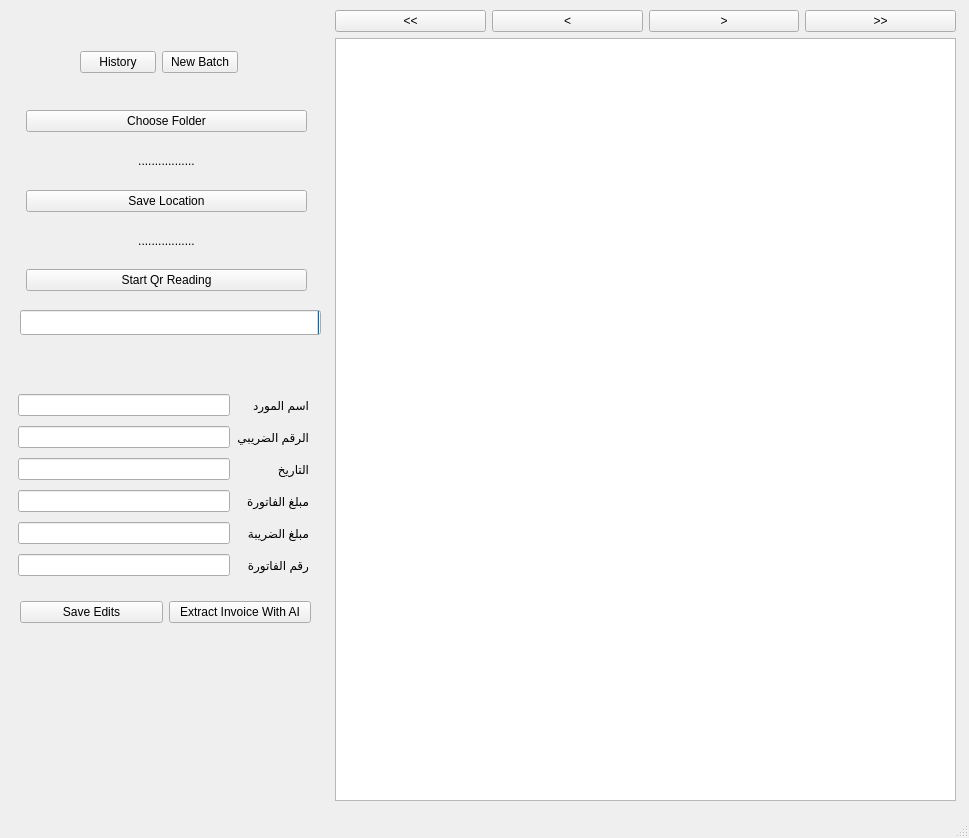
<?xml version="1.0" encoding="UTF-8"?>
<ui version="4.0">
 <class>MainWindow</class>
 <widget class="QMainWindow" name="MainWindow">
  <property name="geometry">
   <rect>
    <x>0</x>
    <y>0</y>
    <width>969</width>
    <height>838</height>
   </rect>
  </property>
  <property name="windowTitle">
   <string>MainWindow</string>
  </property>
  <widget class="QWidget" name="centralwidget">
   <widget class="QProgressBar" name="progressBar">
    <property name="geometry">
     <rect>
      <x>20</x>
      <y>310</y>
      <width>301</width>
      <height>25</height>
     </rect>
    </property>
    <property name="layoutDirection">
     <enum>Qt::RightToLeft</enum>
    </property>
    <property name="autoFillBackground">
     <bool>true</bool>
    </property>
    <property name="value">
     <number>0</number>
    </property>
   </widget>
   <widget class="QWidget" name="layoutWidget">
    <property name="geometry">
     <rect>
      <x>18</x>
      <y>390</y>
      <width>291</width>
      <height>191</height>
     </rect>
    </property>
    <layout class="QGridLayout" name="gridLayout">
     <item row="4" column="0">
      <widget class="QLineEdit" name="vatamount_lineedit"/>
     </item>
     <item row="4" column="1">
      <widget class="QLabel" name="label_5">
       <property name="text">
        <string>مبلغ الضريبة</string>
       </property>
      </widget>
     </item>
     <item row="3" column="1">
      <widget class="QLabel" name="label_4">
       <property name="text">
        <string>مبلغ الفاتورة</string>
       </property>
      </widget>
     </item>
     <item row="2" column="1">
      <widget class="QLabel" name="label_3">
       <property name="text">
        <string>التاريخ</string>
       </property>
      </widget>
     </item>
     <item row="3" column="0">
      <widget class="QLineEdit" name="total_lineedit"/>
     </item>
     <item row="6" column="0">
      <widget class="QLineEdit" name="invoicenumber_lineedit"/>
     </item>
     <item row="0" column="0">
      <widget class="QLineEdit" name="vendor_lineedit"/>
     </item>
     <item row="2" column="0">
      <widget class="QLineEdit" name="date_lineedit"/>
     </item>
     <item row="0" column="1">
      <widget class="QLabel" name="label">
       <property name="text">
        <string>اسم المورد</string>
       </property>
      </widget>
     </item>
     <item row="1" column="1">
      <widget class="QLabel" name="label_2">
       <property name="text">
        <string>الرقم الضريبي</string>
       </property>
      </widget>
     </item>
     <item row="1" column="0">
      <widget class="QLineEdit" name="vatid_lineedit"/>
     </item>
     <item row="6" column="1">
      <widget class="QLabel" name="label_6">
       <property name="frameShape">
        <enum>QFrame::NoFrame</enum>
       </property>
       <property name="text">
        <string>رقم الفاتورة</string>
       </property>
      </widget>
     </item>
    </layout>
   </widget>
   <widget class="QWidget" name="layoutWidget">
    <property name="geometry">
     <rect>
      <x>335</x>
      <y>10</y>
      <width>621</width>
      <height>791</height>
     </rect>
    </property>
    <layout class="QGridLayout" name="gridLayout_2">
     <item row="0" column="0">
      <widget class="QPushButton" name="first">
       <property name="text">
        <string>&lt;&lt;</string>
       </property>
      </widget>
     </item>
     <item row="0" column="1">
      <widget class="QPushButton" name="previous">
       <property name="text">
        <string>&lt;</string>
       </property>
      </widget>
     </item>
     <item row="0" column="2">
      <widget class="QPushButton" name="next">
       <property name="text">
        <string>&gt;</string>
       </property>
      </widget>
     </item>
     <item row="0" column="3">
      <widget class="QPushButton" name="last">
       <property name="text">
        <string>&gt;&gt;</string>
       </property>
      </widget>
     </item>
     <item row="1" column="0" colspan="4">
      <widget class="QGraphicsView" name="graphicsView"/>
     </item>
    </layout>
   </widget>
   <widget class="QWidget" name="layoutWidget">
    <property name="geometry">
     <rect>
      <x>26</x>
      <y>110</y>
      <width>281</width>
      <height>181</height>
     </rect>
    </property>
    <layout class="QGridLayout" name="gridLayout_3">
     <item row="0" column="0">
      <widget class="QPushButton" name="browseButton1">
       <property name="text">
        <string>Choose Folder</string>
       </property>
      </widget>
     </item>
     <item row="1" column="0">
      <widget class="QLabel" name="folder_path_label">
       <property name="text">
        <string>.................</string>
       </property>
       <property name="alignment">
        <set>Qt::AlignCenter</set>
       </property>
      </widget>
     </item>
     <item row="2" column="0">
      <widget class="QPushButton" name="browseButton3">
       <property name="text">
        <string>Save Location</string>
       </property>
      </widget>
     </item>
     <item row="3" column="0">
      <widget class="QLabel" name="location_label">
       <property name="text">
        <string>.................</string>
       </property>
       <property name="alignment">
        <set>Qt::AlignCenter</set>
       </property>
      </widget>
     </item>
     <item row="4" column="0">
      <widget class="QPushButton" name="convertButton">
       <property name="text">
        <string>Start Qr Reading</string>
       </property>
      </widget>
     </item>
    </layout>
   </widget>
   <widget class="QWidget" name="layoutWidget">
    <property name="geometry">
     <rect>
      <x>20</x>
      <y>600</y>
      <width>291</width>
      <height>25</height>
     </rect>
    </property>
    <layout class="QGridLayout" name="gridLayout_4">
     <item row="0" column="1">
      <widget class="QPushButton" name="ai_button">
       <property name="text">
        <string>Extract Invoice With AI</string>
       </property>
      </widget>
     </item>
     <item row="0" column="0">
      <widget class="QPushButton" name="save">
       <property name="text">
        <string>Save Edits</string>
       </property>
      </widget>
     </item>
    </layout>
   </widget>
   <widget class="QWidget" name="layoutWidget">
    <property name="geometry">
     <rect>
      <x>80</x>
      <y>50</y>
      <width>158</width>
      <height>25</height>
     </rect>
    </property>
    <layout class="QGridLayout" name="gridLayout_5">
     <item row="0" column="0">
      <widget class="QPushButton" name="previous_extractions">
       <property name="text">
        <string>History</string>
       </property>
      </widget>
     </item>
     <item row="0" column="1">
      <widget class="QPushButton" name="new_batch">
       <property name="text">
        <string>New Batch</string>
       </property>
      </widget>
     </item>
    </layout>
   </widget>
  </widget>
  <widget class="QMenuBar" name="menubar">
   <property name="geometry">
    <rect>
     <x>0</x>
     <y>0</y>
     <width>969</width>
     <height>21</height>
    </rect>
   </property>
  </widget>
  <widget class="QStatusBar" name="statusbar"/>
 </widget>
 <resources/>
 <connections/>
</ui>
